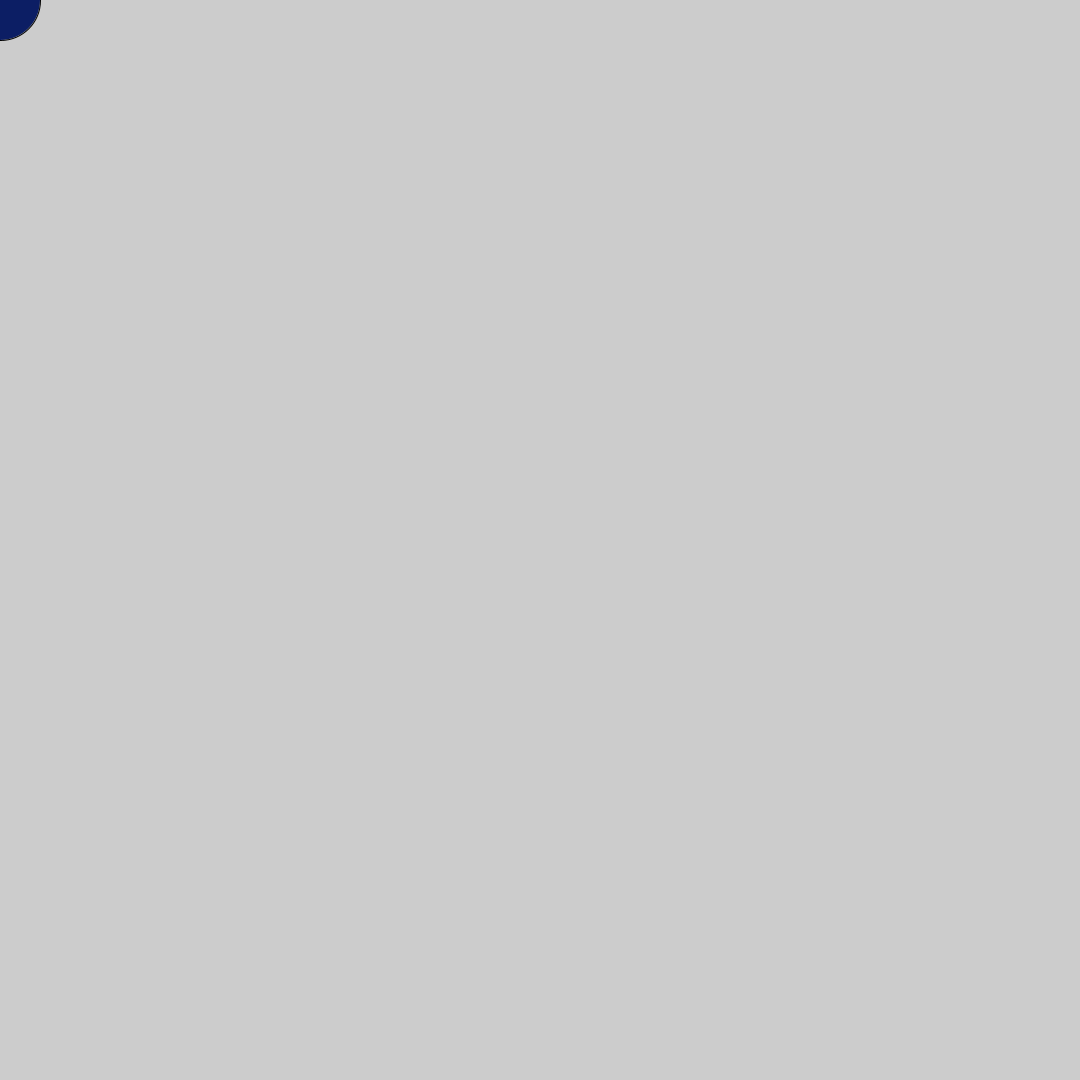
Frame 1 (no input)
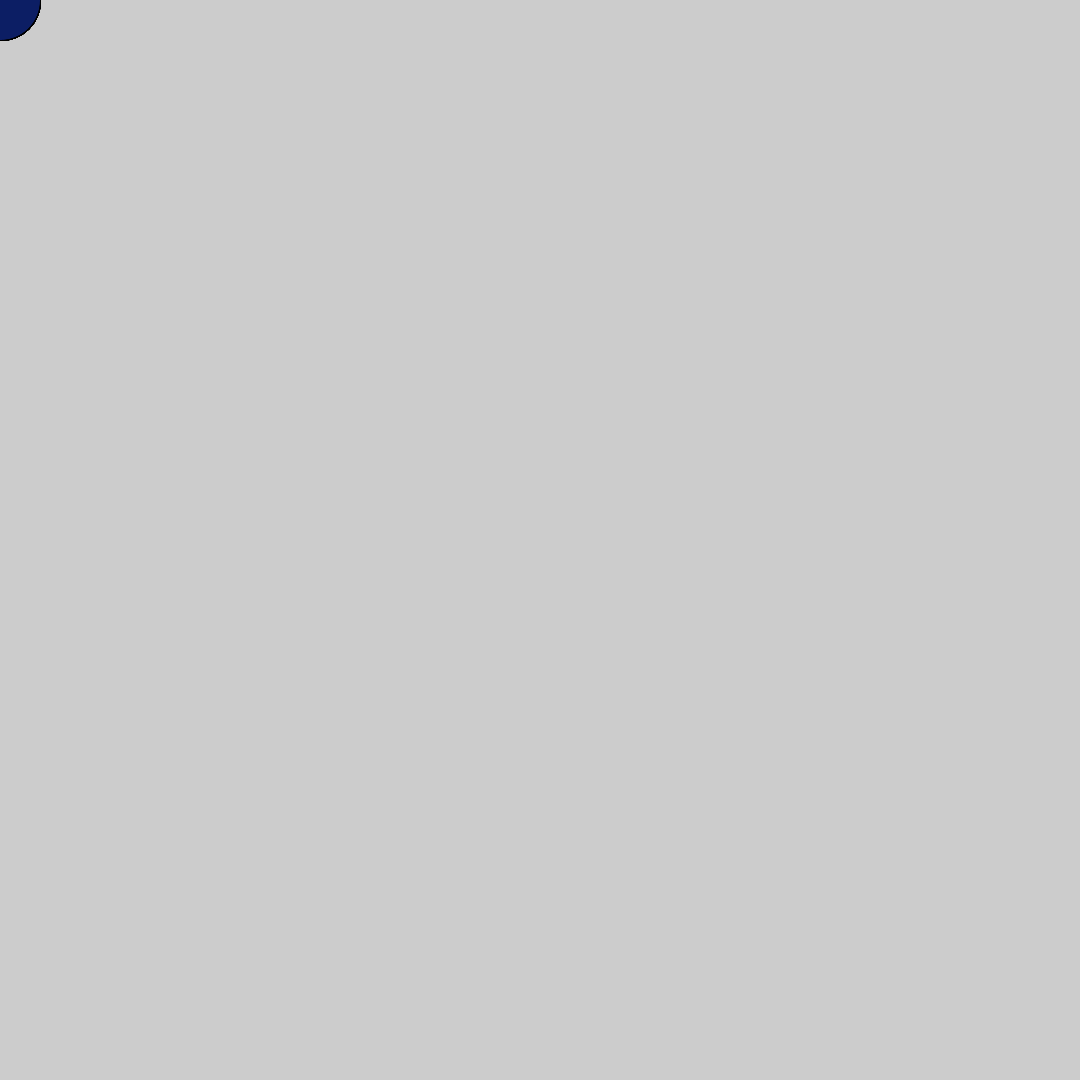
Frame 60 (the mouse pressed at the canvas centre just before this capture)
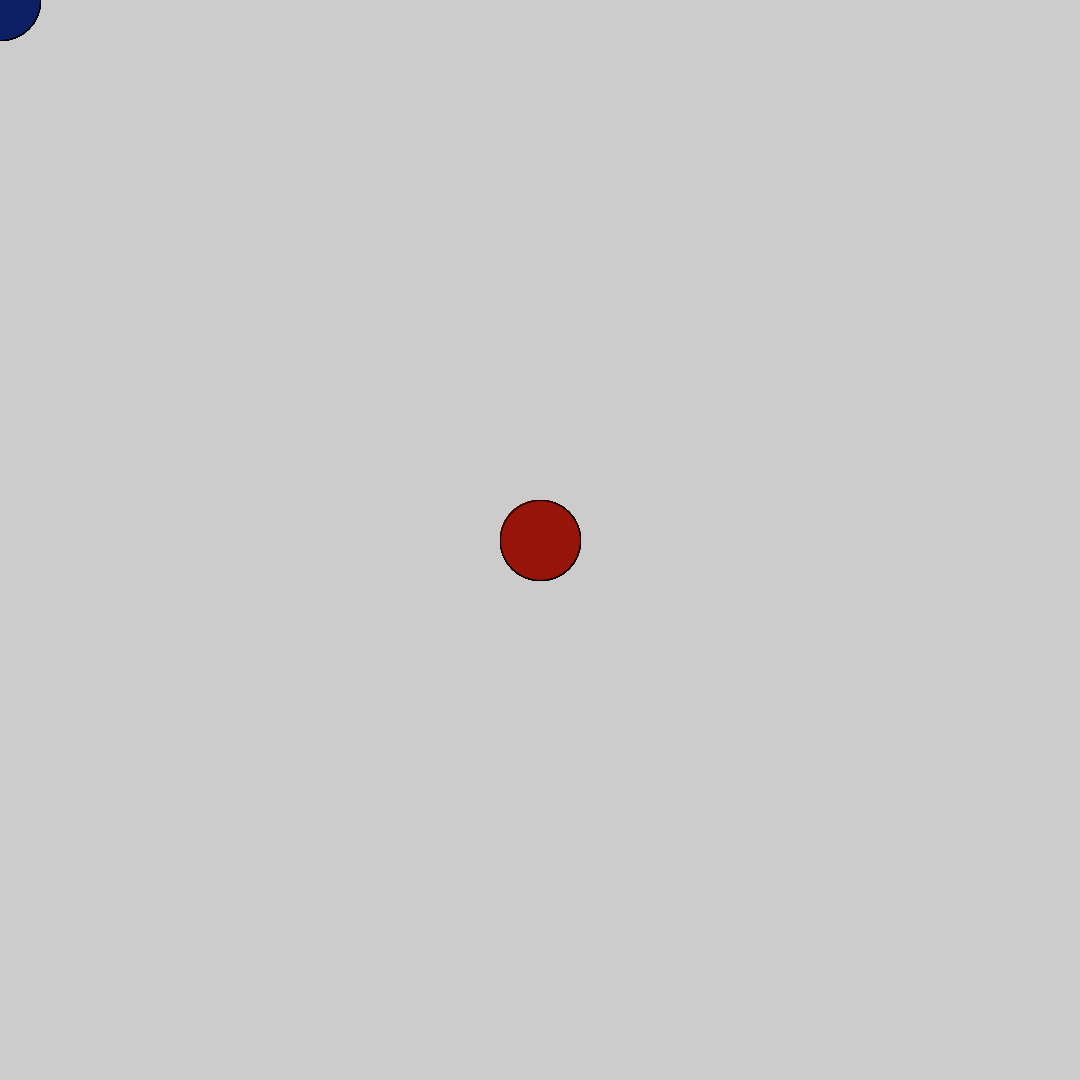
Frame 120 (the mouse held since frame 60 and released just before this capture)

The Processing sketch that drew these frames (run headless with seeded random() and noise(); from frame 60 on, the mouse is pressed at the canvas centre):

// Processing sketch: pra1
// ── pra1.pde
void setup() {
size(1080, 1080);
}

void draw() {
if (mousePressed) {
fill(150,20,10);
} else {
fill(12,30,100);
}
ellipse(mouseX, mouseY, 80, 80);
}

int count = 1;

void keyPressed() {


  if(key == 'p' || key == 'P') {


    String path  = System.getProperty("user.home") + "/Desktop" + count + ".jpg";

    save(path);

    count++;
    println("screen saved." + path); 
  }
}
